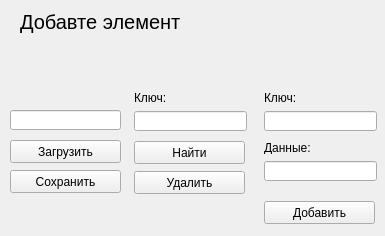
<?xml version="1.0" encoding="UTF-8"?>
<ui version="4.0">
 <class>Form</class>
 <widget class="QWidget" name="Form">
  <property name="geometry">
   <rect>
    <x>0</x>
    <y>0</y>
    <width>385</width>
    <height>236</height>
   </rect>
  </property>
  <property name="windowTitle">
   <string>Form</string>
  </property>
  <widget class="QLabel" name="label">
   <property name="geometry">
    <rect>
     <x>20</x>
     <y>10</y>
     <width>321</width>
     <height>71</height>
    </rect>
   </property>
   <property name="font">
    <font>
     <pointsize>15</pointsize>
    </font>
   </property>
   <property name="text">
    <string>Добавте элемент</string>
   </property>
   <property name="alignment">
    <set>Qt::AlignLeading|Qt::AlignLeft|Qt::AlignTop</set>
   </property>
   <property name="wordWrap">
    <bool>true</bool>
   </property>
  </widget>
  <widget class="QLineEdit" name="linekey">
   <property name="geometry">
    <rect>
     <x>264</x>
     <y>111</y>
     <width>113</width>
     <height>20</height>
    </rect>
   </property>
  </widget>
  <widget class="QLineEdit" name="lineval">
   <property name="geometry">
    <rect>
     <x>264</x>
     <y>161</y>
     <width>113</width>
     <height>20</height>
    </rect>
   </property>
  </widget>
  <widget class="QPushButton" name="addb">
   <property name="geometry">
    <rect>
     <x>264</x>
     <y>201</y>
     <width>111</width>
     <height>23</height>
    </rect>
   </property>
   <property name="text">
    <string>Добавить</string>
   </property>
  </widget>
  <widget class="QLineEdit" name="linekey_2">
   <property name="geometry">
    <rect>
     <x>134</x>
     <y>111</y>
     <width>113</width>
     <height>20</height>
    </rect>
   </property>
  </widget>
  <widget class="QPushButton" name="fndb">
   <property name="geometry">
    <rect>
     <x>134</x>
     <y>141</y>
     <width>111</width>
     <height>23</height>
    </rect>
   </property>
   <property name="text">
    <string>Найти</string>
   </property>
  </widget>
  <widget class="QPushButton" name="rmvb">
   <property name="geometry">
    <rect>
     <x>134</x>
     <y>171</y>
     <width>111</width>
     <height>23</height>
    </rect>
   </property>
   <property name="text">
    <string>Удалить</string>
   </property>
  </widget>
  <widget class="QLabel" name="label_2">
   <property name="geometry">
    <rect>
     <x>134</x>
     <y>91</y>
     <width>47</width>
     <height>13</height>
    </rect>
   </property>
   <property name="text">
    <string>Ключ:</string>
   </property>
  </widget>
  <widget class="QLabel" name="label_3">
   <property name="geometry">
    <rect>
     <x>264</x>
     <y>91</y>
     <width>47</width>
     <height>13</height>
    </rect>
   </property>
   <property name="text">
    <string>Ключ:</string>
   </property>
  </widget>
  <widget class="QLabel" name="label_4">
   <property name="geometry">
    <rect>
     <x>264</x>
     <y>141</y>
     <width>47</width>
     <height>13</height>
    </rect>
   </property>
   <property name="text">
    <string>Данные:</string>
   </property>
  </widget>
  <widget class="QLabel" name="resultl">
   <property name="geometry">
    <rect>
     <x>130</x>
     <y>200</y>
     <width>121</width>
     <height>31</height>
    </rect>
   </property>
   <property name="font">
    <font>
     <pointsize>10</pointsize>
    </font>
   </property>
   <property name="text">
    <string/>
   </property>
   <property name="alignment">
    <set>Qt::AlignCenter</set>
   </property>
  </widget>
  <widget class="QLineEdit" name="filel">
   <property name="geometry">
    <rect>
     <x>10</x>
     <y>110</y>
     <width>111</width>
     <height>20</height>
    </rect>
   </property>
  </widget>
  <widget class="QPushButton" name="loadb">
   <property name="geometry">
    <rect>
     <x>10</x>
     <y>140</y>
     <width>111</width>
     <height>23</height>
    </rect>
   </property>
   <property name="text">
    <string>Загрузить</string>
   </property>
  </widget>
  <widget class="QPushButton" name="saveb">
   <property name="geometry">
    <rect>
     <x>10</x>
     <y>170</y>
     <width>111</width>
     <height>23</height>
    </rect>
   </property>
   <property name="text">
    <string>Сохранить</string>
   </property>
  </widget>
 </widget>
 <resources/>
 <connections/>
</ui>
